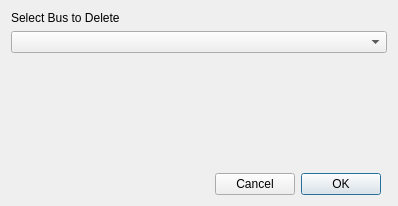
<?xml version="1.0" encoding="UTF-8"?>
<ui version="4.0">
 <class>DeleteBusDialog</class>
 <widget class="QDialog" name="DeleteBusDialog">
  <property name="geometry">
   <rect>
    <x>0</x>
    <y>0</y>
    <width>398</width>
    <height>206</height>
   </rect>
  </property>
  <property name="windowTitle">
   <string>Delete Bus</string>
  </property>
  <layout class="QGridLayout" name="gridLayout">
   <item row="0" column="0" colspan="4">
    <widget class="QLabel" name="label">
     <property name="text">
      <string>Select Bus to Delete</string>
     </property>
    </widget>
   </item>
   <item row="1" column="0" colspan="4">
    <widget class="QComboBox" name="busListCombo"/>
   </item>
   <item row="2" column="0">
    <spacer name="verticalSpacer">
     <property name="orientation">
      <enum>Qt::Vertical</enum>
     </property>
     <property name="sizeHint" stdset="0">
      <size>
       <width>20</width>
       <height>88</height>
      </size>
     </property>
    </spacer>
   </item>
   <item row="3" column="0">
    <spacer name="horizontalSpacer">
     <property name="orientation">
      <enum>Qt::Horizontal</enum>
     </property>
     <property name="sizeHint" stdset="0">
      <size>
       <width>205</width>
       <height>20</height>
      </size>
     </property>
    </spacer>
   </item>
   <item row="3" column="2">
    <widget class="QPushButton" name="okButton">
     <property name="text">
      <string>OK</string>
     </property>
    </widget>
   </item>
   <item row="3" column="1">
    <widget class="QPushButton" name="cancelButton">
     <property name="text">
      <string>Cancel</string>
     </property>
    </widget>
   </item>
  </layout>
 </widget>
 <resources/>
 <connections/>
</ui>
